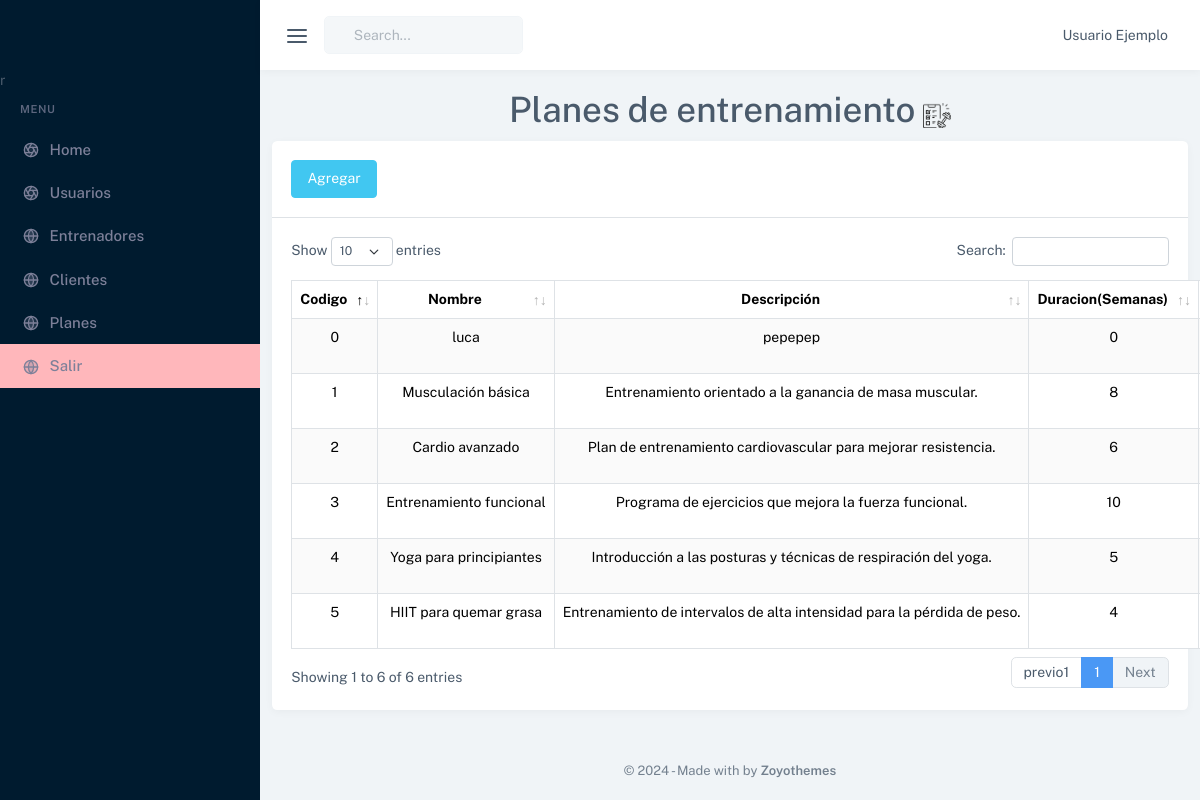
Screenshot of /planes (signed in) with the database file from the repository.
### tables this page shows
CREATE TABLE `planes` (
  `id_plan` int(11) NOT NULL,
  `codigo` int(11) NOT NULL,
  `nombre` varchar(45) NOT NULL,
  `descripcion` varchar(200) NOT NULL,
  `duracion` int(11) NOT NULL,
  `cantidad_sesiones` int(11) NOT NULL,
  `id_entrenador` int(11) NOT NULL,
  `estado` int(11) NOT NULL
);

### controladores/controlador.plantilla.php (called while the page is built)
<?php
class ControladorPlantilla{
    public function ctrMostrarPlantilla(){
        include 'vistas/plantilla.php';
    }
    static public function url(){
        return "http://localhost/sistema/";
    }
}

### index.php (called while the page is built, shortened)
<?php
require_once 'controladores/controlador.plantilla.php';
require_once 'controladores/controlador.usuarios.php';
require_once 'modelos/modelo.clientes.php';
require_once 'controladores/controlador.planes.php';
require_once 'modelos/modelo.planes.php';
$plantilla = new ControladorPlantilla();
$plantilla->ctrMostrarPlantilla();

### modelos/conexion.php (called while the page is built, shortened)
<?php
class Conexion
{
	static public function conectar()
	{
		try {
			$link = new PDO(
				"mysql:host=" . self::HOST . ";dbname=" . self::DBNAME,
				self::USER,
				self::PASSWORD
			);
			$link->exec("set names utf8");
			return $link;
		} catch (PDOException $e) {
			die("Error en la conexión a la base de datos: " . $e->getMessage());
		}
	}
}

### modelos/modelo.planes.php (called while the page is built)
<?php
require_once 'conexion.php';
class ModeloPlanes
{
    static public function mdlMostrarPlanes($item, $valor)
    {
        if ($item != null) {
            try {
                $stmt = Conexion::conectar()->prepare("SELECT p.id_plan, p.codigo, p.nombre, p.descripcion, p.duracion, p.cantidad_sesiones, p.id_entrenador, p.estado FROM planes p WHERE $item = :$valor");
                $stmt->bindParam(":" . $item, $valor,  PDO::PARAM_INT);
                $stmt->execute();
                return $stmt->fetch(PDO::FETCH_ASSOC);
            } catch (Exception $e) {
                return "Error: " . $e->getMessage();
            }
        } else {
            try {
                $planes = Conexion::conectar()->prepare("SELECT p.id_plan, p.codigo, p.nombre nombre_plan, p.descripcion, p.duracion, p.cantidad_sesiones, p.id_entrenador, p.estado, e.nombre, e.apellido FROM planes p INNER JOIN entrenadores e ON p.id_entrenador = e.id_entrenador");
                $planes->execute();
                return $planes->fetchAll(PDO::FETCH_ASSOC);
            } catch (Exception $e) {
                return "Error: " . $e->getMessage();
            }
        }
    }
}

### controladores/controlador.planes.php (called while the page is built, shortened)
<?php
class ControladorPlanes
{
    static public function ctrMostrarPlanes($item, $valor)
    {
        $respuesta = ModeloPlanes::mdlMostrarPlanes($item, $valor);
        return $respuesta;
    }
}

### vistas/modulos/planes.php (the view, shortened to what this page needs)
<?php
$url = ControladorPlantilla::url();
$planes = ControladorPlanes::ctrMostrarPlanes(null, null);
$cantidad = count($planes);
?>
<div class="row">
    <div class="col-12">
        <h1 class="text-center mt-3">Planes de entrenamiento <img src="<?php echo $url; ?>vistas/assets/img/plan.png" style="width: 3%;" class="mt-1" alt="planes"></h1>
        <div class="card">
            <div class="card-header">
                <a href="agregar_producto" class="btn btn-info">Agregar</a>
            </div>
            <?php if ($cantidad > 0) { ?>
                <div class="card-body">
                    <table id="datatable" class="table table-bordered table-striped dt-responsive table-responsive nowrap">
                        <thead>
                            <tr>
                                <th class="text-center">Codigo</th>
                                <th class="text-center">Nombre</th>
                                <th class="text-center">Descripción</th>
                                <th class="text-center">Duracion(Semanas)</th>
                            </tr>
                        </thead>
                        <tbody>
                            <?php
                            foreach ($planes as $key => $value) {
                            ?>
                                <tr style="background-color:#000888">
                                    <td class="text-center"><?php echo $value["codigo"]; ?></td>
                                    <td class="text-center"><?php echo $value["nombre_plan"]; ?></td>
                                    <td class="text-center"><?php echo $value["descripcion"]; ?></td>
                                    <td class="text-center"><?php echo $value["duracion"]; ?></td>
                                </tr>
                            <?php } ?>
                        </tbody>
                    </table>
                </div>
            <?php } else { ?>
                <h3>Planes no disponibles</h3>
            <?php } ?>
        </div>
    </div>
</div>

### rows the page displays
planes: codigo "1", nombre "Musculación básica", descripcion "Entrenamiento orientado a la ganancia de masa muscular.", duracion "8"
planes: codigo "2", nombre "Cardio avanzado", descripcion "Plan de entrenamiento cardiovascular para mejorar resistencia.", duracion "6"
planes: codigo "3", nombre "Entrenamiento funcional", descripcion "Programa de ejercicios que mejora la fuerza funcional.", duracion "10"
planes: codigo "4", nombre "Yoga para principiantes", descripcion "Introducción a las posturas y técnicas de respiración del yoga.", duracion "5"
planes: codigo "5", nombre "HIIT para quemar grasa", descripcion "Entrenamiento de intervalos de alta intensidad para la pérdida de peso.", duracion "4"
planes: codigo "0", nombre "luca", descripcion "pepepep", duracion "0"

### other values shown
$_SESSION["nombre"] "Usuario Ejemplo"
